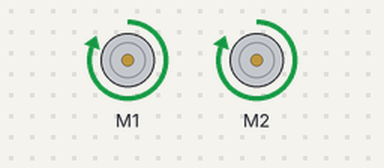
Bench run of a sketch on a simulated Arduino Uno, built with avr-gcc and run on an emulated ATmega328P. On the bench: 2 × DC motor (green arrow = forward, orange = backward, longer = faster).

Above: at 2.5 s.
At 6.0 s:
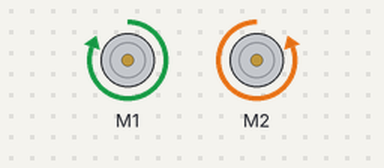
At 9.5 s:
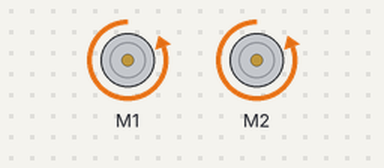
At 15.5 s:
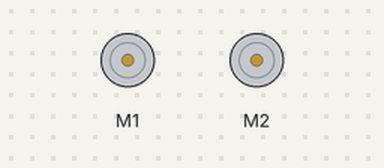
Timing chart, 0 to 22.1 s (numbered marks = the images above):
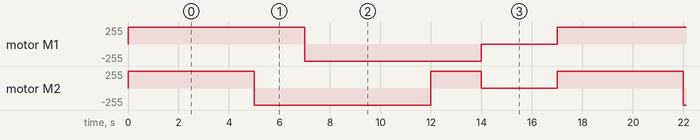

Measured:
- by itself, motor M1: repeats every 17.0 s: backward 255/255 7.0 s, stopped 3.0 s, forward 255/255 7.0 s
- by itself, motor M2: repeats every 17.0 s: backward 255/255 7.0 s, forward 255/255 2.0 s, stopped 3.0 s, forward 255/255 5.0 s

The sketch:

motor_1_2_motorshield.ino
```cpp
#include <AFMotor.h>


AF_DCMotor motor1(1);
AF_DCMotor motor2(2);

void setup()
  {

  }

void loop()
  {
    //Устанавливаем скорость 100% (0-255)
    motor1.setSpeed(255);
    motor2.setSpeed(255);

    // Задаем направление движение
    // FORWARD — вперед
    // BACKWARD — назад
    // RELEASE — стоп
    // Движение вперед в течении 5 секунд
    motor1.run(FORWARD);
    motor2.run(FORWARD);

    delay(5000);

    // Поворот вправо в течении 2 секунд
    motor1.run(FORWARD);
    motor2.run(BACKWARD);

    delay(2000);

    // Движение назад в течении 5 секунд
    motor1.run(BACKWARD);
    motor2.run(BACKWARD);

    delay(5000);

    //Поворот влево в течении 2 секунд
    motor1.run(BACKWARD);
    motor2.run(FORWARD);

    delay(2000);

    // Остановка двигателей на 3 секунды
    motor1.run(RELEASE);
    motor2.run(RELEASE);

    delay(3000);

  }
```
